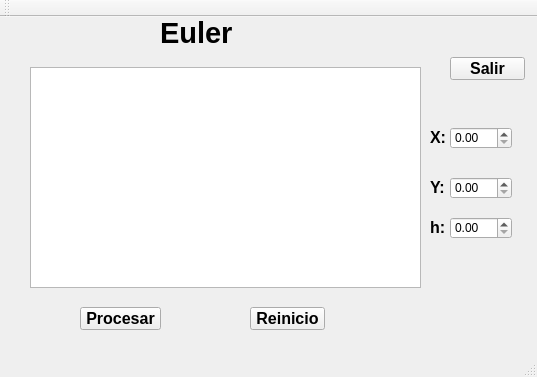
<?xml version="1.0" encoding="UTF-8"?>
<ui version="4.0">
 <class>P10</class>
 <widget class="QMainWindow" name="P10">
  <property name="geometry">
   <rect>
    <x>0</x>
    <y>0</y>
    <width>537</width>
    <height>377</height>
   </rect>
  </property>
  <property name="windowTitle">
   <string>P10</string>
  </property>
  <widget class="QWidget" name="centralWidget">
   <widget class="QLabel" name="label_4">
    <property name="geometry">
     <rect>
      <x>160</x>
      <y>0</y>
      <width>581</width>
      <height>31</height>
     </rect>
    </property>
    <property name="font">
     <font>
      <pointsize>22</pointsize>
      <weight>75</weight>
      <bold>true</bold>
     </font>
    </property>
    <property name="text">
     <string>Euler</string>
    </property>
   </widget>
   <widget class="QPushButton" name="Salir">
    <property name="geometry">
     <rect>
      <x>450</x>
      <y>40</y>
      <width>75</width>
      <height>23</height>
     </rect>
    </property>
    <property name="font">
     <font>
      <pointsize>12</pointsize>
      <weight>75</weight>
      <bold>true</bold>
     </font>
    </property>
    <property name="text">
     <string>Salir</string>
    </property>
   </widget>
   <widget class="QLabel" name="label_2">
    <property name="geometry">
     <rect>
      <x>430</x>
      <y>160</y>
      <width>31</width>
      <height>21</height>
     </rect>
    </property>
    <property name="font">
     <font>
      <pointsize>12</pointsize>
      <weight>75</weight>
      <bold>true</bold>
     </font>
    </property>
    <property name="text">
     <string>Y:</string>
    </property>
   </widget>
   <widget class="QLabel" name="label">
    <property name="geometry">
     <rect>
      <x>430</x>
      <y>110</y>
      <width>31</width>
      <height>21</height>
     </rect>
    </property>
    <property name="font">
     <font>
      <pointsize>12</pointsize>
      <weight>75</weight>
      <bold>true</bold>
     </font>
    </property>
    <property name="text">
     <string>X:</string>
    </property>
   </widget>
   <widget class="QPushButton" name="Reinicio">
    <property name="geometry">
     <rect>
      <x>250</x>
      <y>290</y>
      <width>75</width>
      <height>23</height>
     </rect>
    </property>
    <property name="font">
     <font>
      <pointsize>12</pointsize>
      <weight>75</weight>
      <bold>true</bold>
     </font>
    </property>
    <property name="text">
     <string>Reinicio</string>
    </property>
   </widget>
   <widget class="QPushButton" name="Procesar">
    <property name="geometry">
     <rect>
      <x>80</x>
      <y>290</y>
      <width>81</width>
      <height>23</height>
     </rect>
    </property>
    <property name="font">
     <font>
      <pointsize>12</pointsize>
      <weight>75</weight>
      <bold>true</bold>
     </font>
    </property>
    <property name="text">
     <string>Procesar</string>
    </property>
   </widget>
   <widget class="QTextBrowser" name="resultados">
    <property name="geometry">
     <rect>
      <x>30</x>
      <y>50</y>
      <width>391</width>
      <height>221</height>
     </rect>
    </property>
   </widget>
   <widget class="QDoubleSpinBox" name="X">
    <property name="geometry">
     <rect>
      <x>450</x>
      <y>110</y>
      <width>62</width>
      <height>22</height>
     </rect>
    </property>
   </widget>
   <widget class="QDoubleSpinBox" name="Y">
    <property name="geometry">
     <rect>
      <x>450</x>
      <y>160</y>
      <width>62</width>
      <height>22</height>
     </rect>
    </property>
   </widget>
   <widget class="QDoubleSpinBox" name="e">
    <property name="geometry">
     <rect>
      <x>450</x>
      <y>200</y>
      <width>62</width>
      <height>22</height>
     </rect>
    </property>
   </widget>
   <widget class="QLabel" name="label_3">
    <property name="geometry">
     <rect>
      <x>430</x>
      <y>200</y>
      <width>16</width>
      <height>21</height>
     </rect>
    </property>
    <property name="font">
     <font>
      <pointsize>12</pointsize>
      <weight>75</weight>
      <bold>true</bold>
     </font>
    </property>
    <property name="text">
     <string>h:</string>
    </property>
   </widget>
  </widget>
  <widget class="QMenuBar" name="menuBar">
   <property name="geometry">
    <rect>
     <x>0</x>
     <y>0</y>
     <width>537</width>
     <height>21</height>
    </rect>
   </property>
  </widget>
  <widget class="QToolBar" name="mainToolBar">
   <attribute name="toolBarArea">
    <enum>TopToolBarArea</enum>
   </attribute>
   <attribute name="toolBarBreak">
    <bool>false</bool>
   </attribute>
  </widget>
  <widget class="QStatusBar" name="statusBar"/>
 </widget>
 <layoutdefault spacing="6" margin="11"/>
 <resources/>
 <connections/>
</ui>
